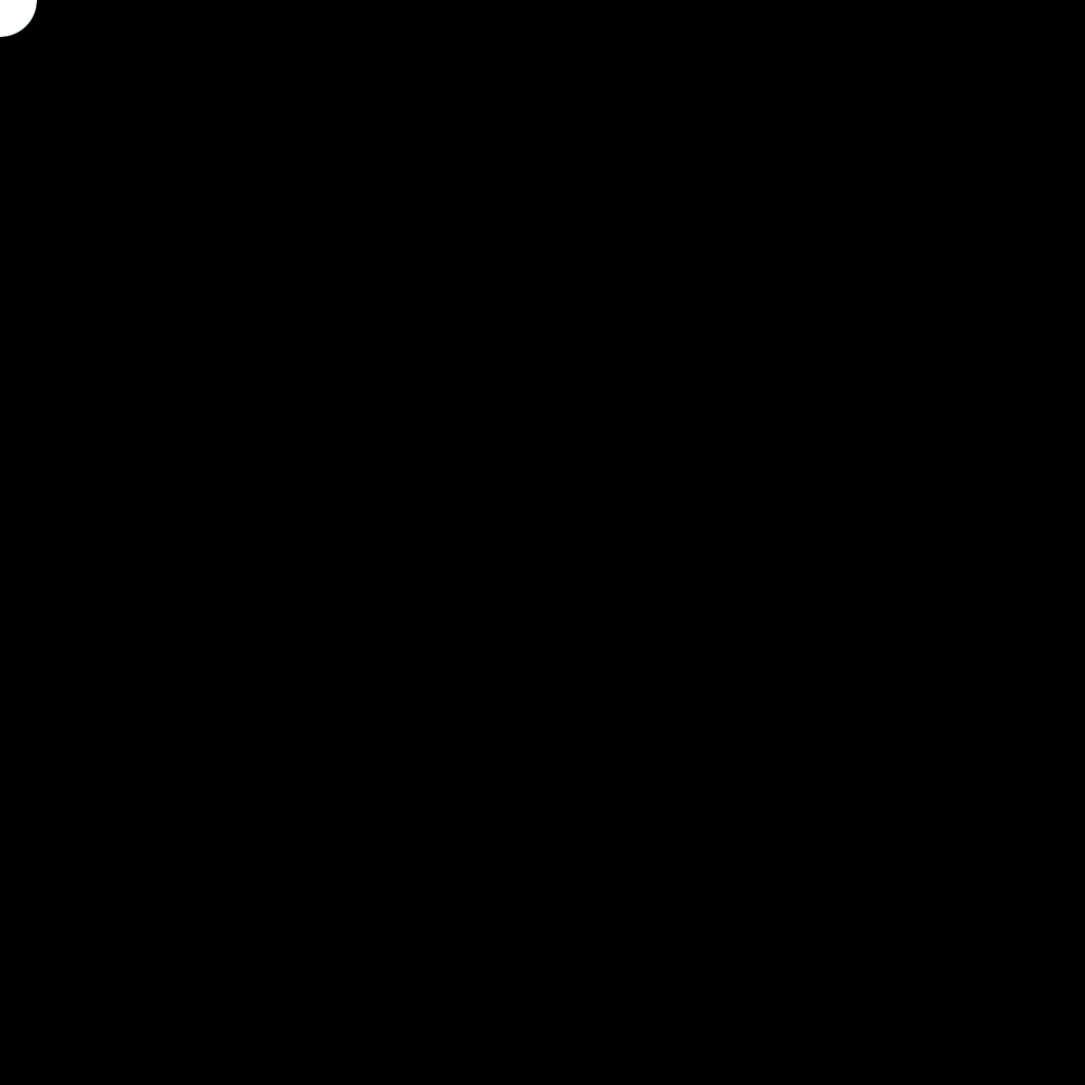
Frame 1 (no input)
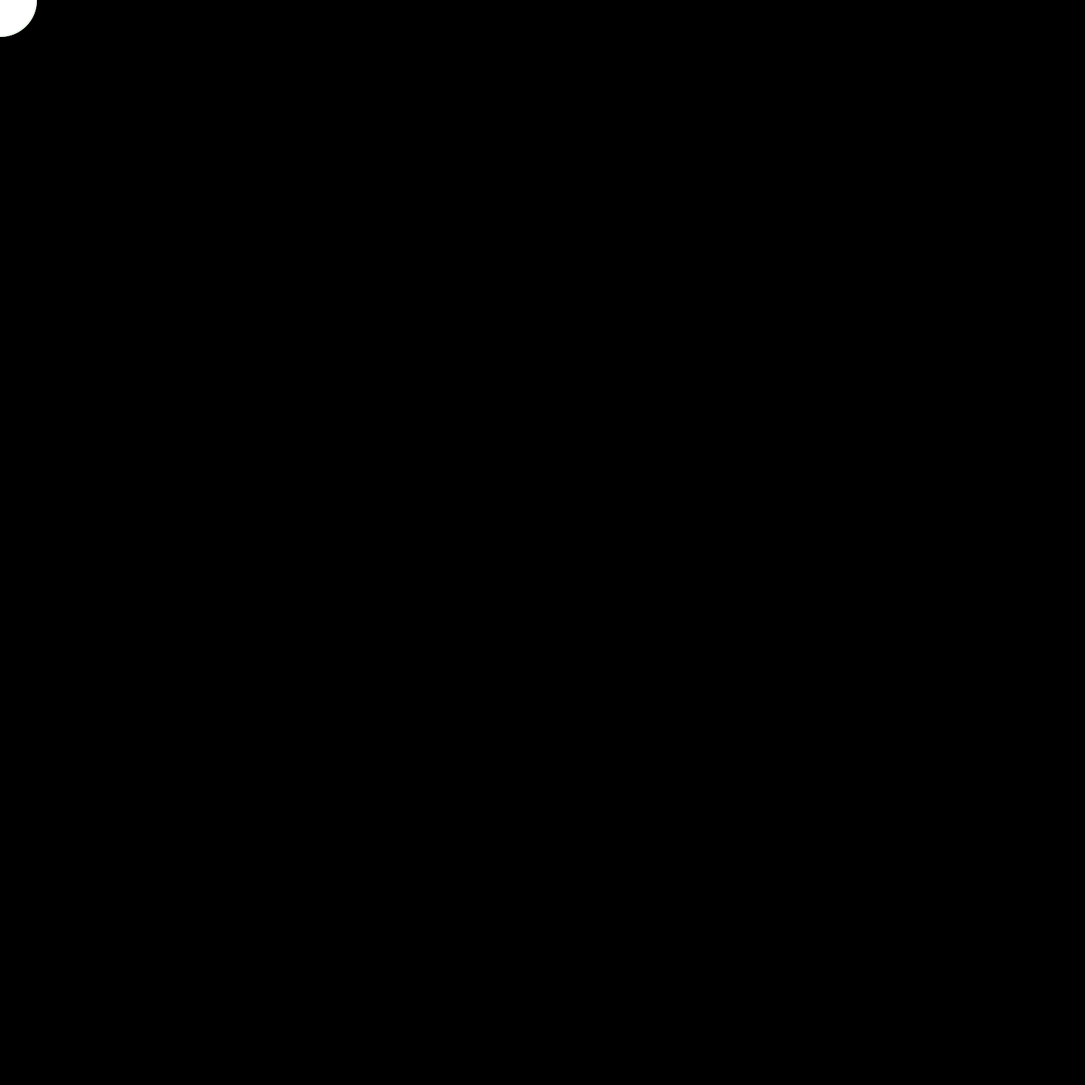
Frame 60 (the mouse pressed at the canvas centre just before this capture)
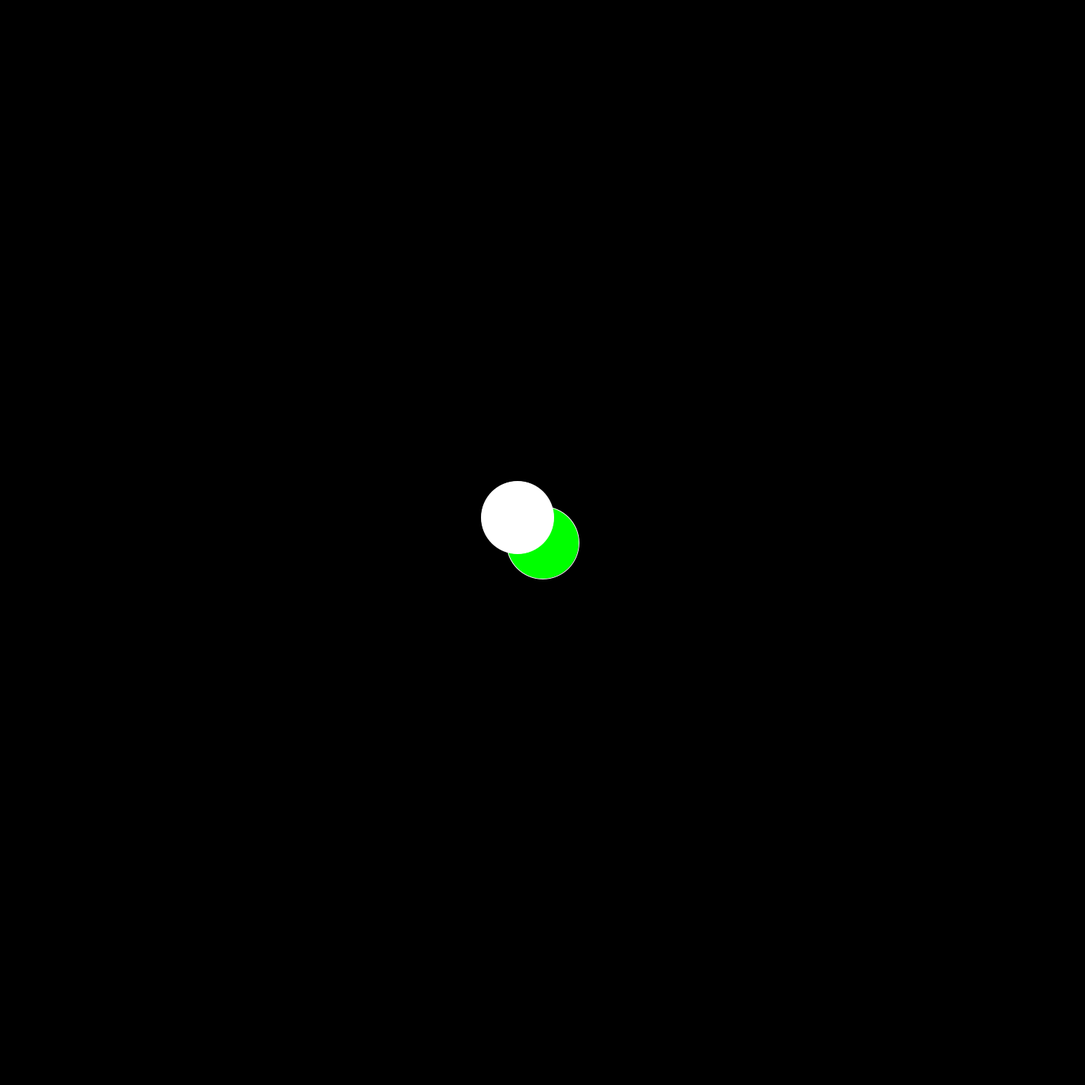
Frame 120 (the mouse held since frame 60 and released just before this capture)

The Processing sketch that drew these frames (run headless with seeded random() and noise(); from frame 60 on, the mouse is pressed at the canvas centre):

// Processing sketch: tagscene
// ── tagscene.pde
float x;
float y;

int size;
int timer;
void setup(){
  size(1500,1500);
  size = 100;
}

void draw(){
  background(0);
  
    fill(0,255,0);
    ellipse(mouseX, mouseY, 100, 100);

  
    x = lerp(x, mouseX, 0.05);
    y = lerp(y, mouseY, 0.05);
  
    fill(255);
    stroke(255);
    ellipse(x, y, size, size);
    
    if (size <= 1000 && millis() - timer >= 10000){
      size +=2;
    }
}
